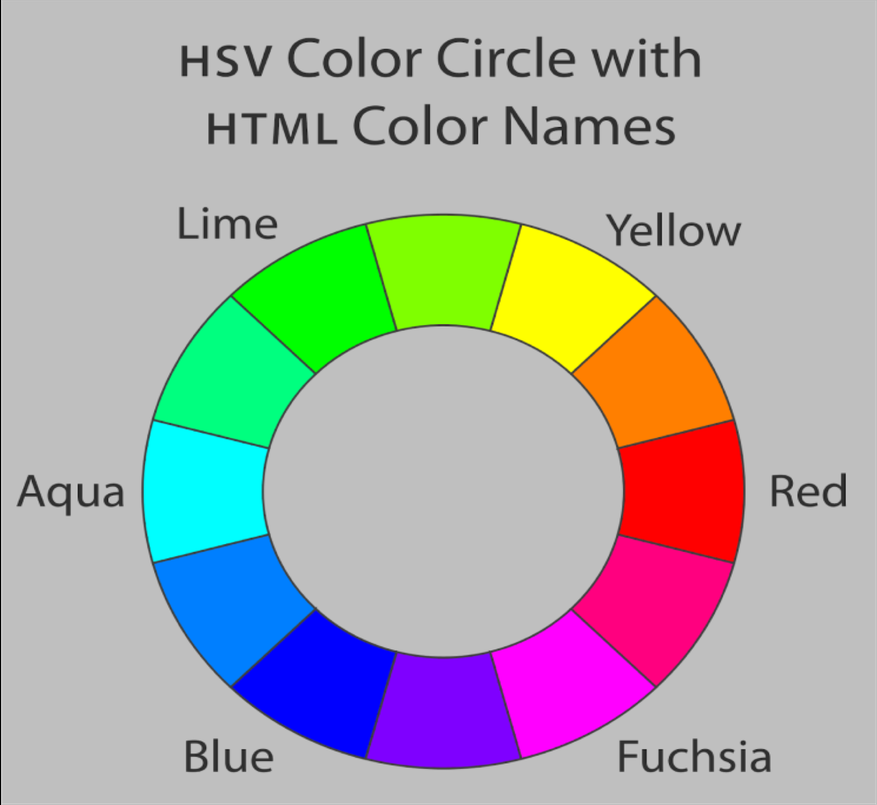
#> input picture Computer Lab 1/images/images/Figure2-a.png, 877 x 805 px, shrunk from 1458 x 1339 before the run
$ python 'Task 4.py'   (older library calls are emulated)
#> lines starting #> are read from the running program, lines starting #| are printed output that depends on the picture; after the words box and inside, x2 and y2 are one past the last pixel; in counts of white or black regions, pixels touching at a corner belong together; long printed decimals are rounded
import cv2
import os
import matplotlib.pyplot as plt
import numpy as np

# Load the Figure 2 a and b images and convert them to RGB images
dir_add = os.path.dirname(__file__)
image_add_a = os.path.abspath(os.path.join(dir_add, '..', 'images/images', 'Figure2-a.png'))
im_a = cv2.imread(image_add_a)
#> im_a is the input picture: shape (805, 877, 3); mean B, G, R 171.1, 171.1, 171.2
im_a = cv2.cvtColor(im_a, cv2.COLOR_BGR2RGB)
image_add_b = os.path.abspath(os.path.join(dir_add, '..', 'images/images', 'Figure2-b.png'))
im_b = cv2.imread(image_add_b)
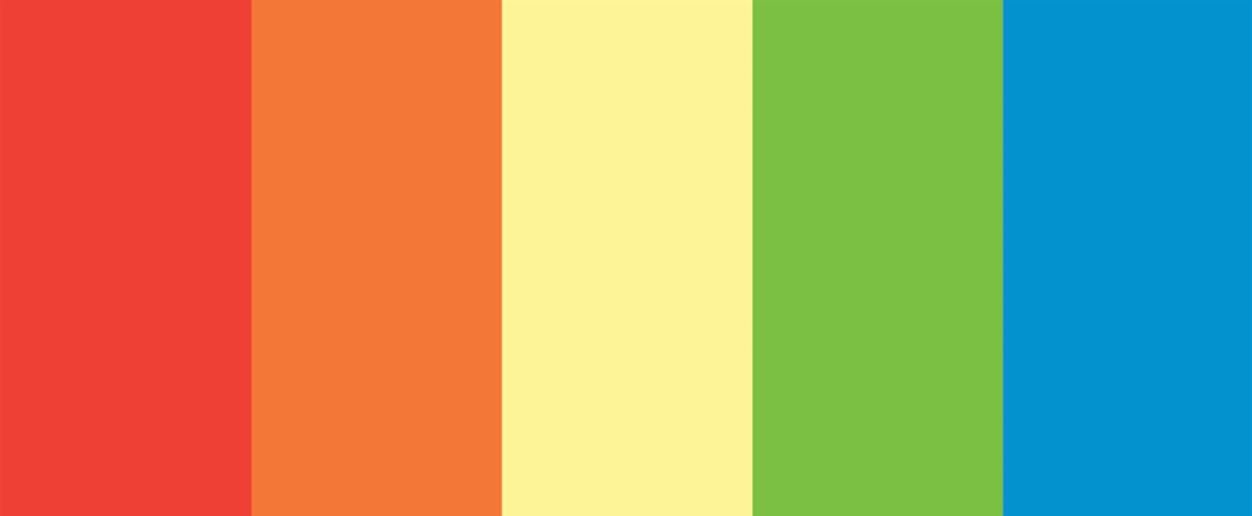
#> input picture Computer Lab 1/images/images/Figure2-b.png, 1252 x 516 px, shrunk from 2083 x 858 before the run
#> im_b is the input picture: shape (516, 1252, 3); mean B, G, R 106.5, 152.9, 172.5
im_b = cv2.cvtColor(im_b, cv2.COLOR_BGR2RGB)


'''
Function to convert the RGB image to YUV colour space
    Args:
        im          (ndarray) RGB input image
    Returns:
        im_conv     (ndarray) output Y,U,V color channels of image
'''
def myRGB2YUV(im):
    # Defining the constants
    W_R = 0.299
    W_B = 0.114
    W_G = 1 - W_B - W_R
    U_max = 0.436
    V_max = 0.615
    # Get RGB color channels
    R, G, B = cv2.split(im)
    # Using the formula, convert into YUV
    Y = W_R * R + W_G * G + W_B * B
    U = U_max * (B - Y) / (1 - W_B)
    V = V_max * (R - Y) / (1 - W_R)
    return Y, U, V


# Convert Fig.2(a) with cvRGB2YUV function written above
channels = myRGB2YUV(im_a)
# For viewing separate Y,U,V channels
channel_name = ('Y', 'U', 'V')
# Display the YUV channels generated using cvRGB2YUV function
fig, ax = plt.subplots(1, 3, sharex=True, sharey=True)
for i, ch in enumerate(channel_name):
    ax[i].imshow(channels[i])
    ax[i].set_title(ch + ' Channel')
# Remove x and y ticks
plt.xticks([])
plt.yticks([])
plt.show()

# Convert RGB image to YUV and separate them using inbuilt cv2 cvtColor function
im_yuv = cv2.cvtColor(im_a, cv2.COLOR_RGB2YUV)
#> im_yuv: shape (805, 877, 3); mean of channels 0, 1, 2 171.2, 128, 127.9
Y_cv = im_yuv[:, :, 0]
U_cv = im_yuv[:, :, 1]
V_cv = im_yuv[:, :, 2]
channels_cv = (Y_cv, U_cv, V_cv)
# Display the YUV channels of image produced by cv2
fig, ax = plt.subplots(1, 3, sharex=True, sharey=True)
for i, ch in enumerate(channel_name):
    ax[i].imshow(channels_cv[i])
    ax[i].set_title(ch + ' Channel (cv2)')
# Remove x and y ticks
plt.xticks([])
plt.yticks([])
plt.show()

# Using Canny edge detector to get regions in the image with 1 pixel thick edges
im_edges = cv2.Canny(im_b, cv2.CV_64F, 100, 200)
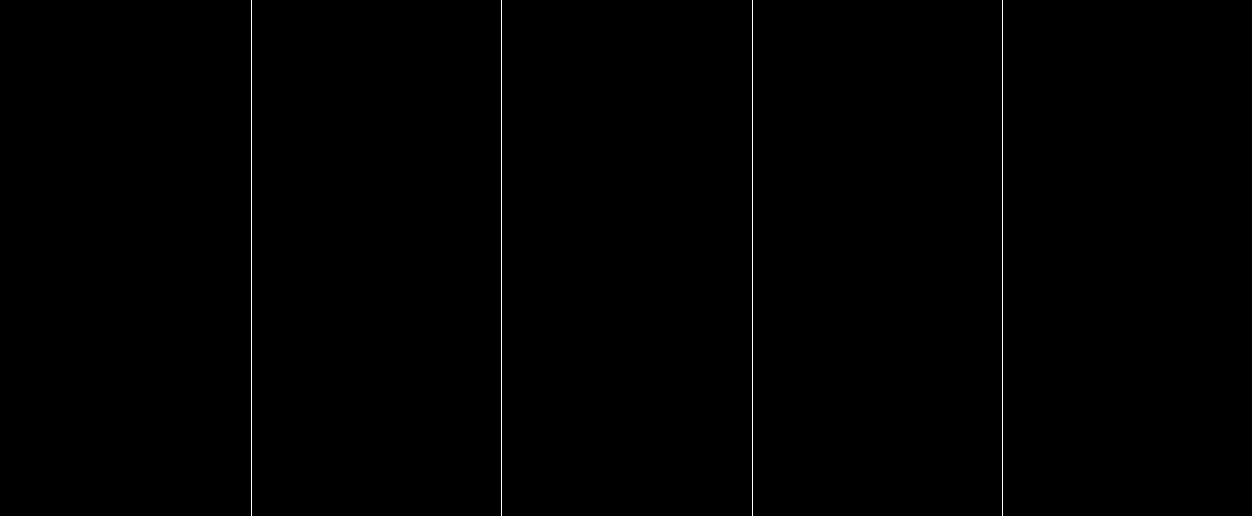
#> im_edges: shape (516, 1252); 0.32% white in thin lines or dots, all inside (x1, y1, x2, y2) = (251, 0, 1003, 516)

# Uncomment to display the edges
'''
plt.imshow(im_edges, cmap="gray")
plt.show()
'''


'''
Helper function to find average intensity (y) given y channel of image
    Args:
        im_y        (ndarray) the y intensity channel of an image
    Prints:
        avg_y       (ndarray) prints the computer average intensity for each of the 5 regions in image
'''
def find_avg_y(im_y):
    # Stores the average y values
    avg_y = []
    # Loop over the image's row to get average y values
    for i in range(im_edges.shape[1]):
        # Check if pixel represents edge
        if im_edges.item(0, i) != 0:
            # If it is edge then the next pixel in row is not edge and part of region
            # As each region will have same intensity hence taking only 1 value is same as average intensity
            avg_y.append(im_y[0, i + 1])
    # Print the intensities
    print(avg_y)


# Using my RGB to YUV function defined above to find the average Y values
im_y, _, _ = myRGB2YUV(im_b)
#> in myRGB2YUV (call 2), `R, G, B = cv2.split(im)`:
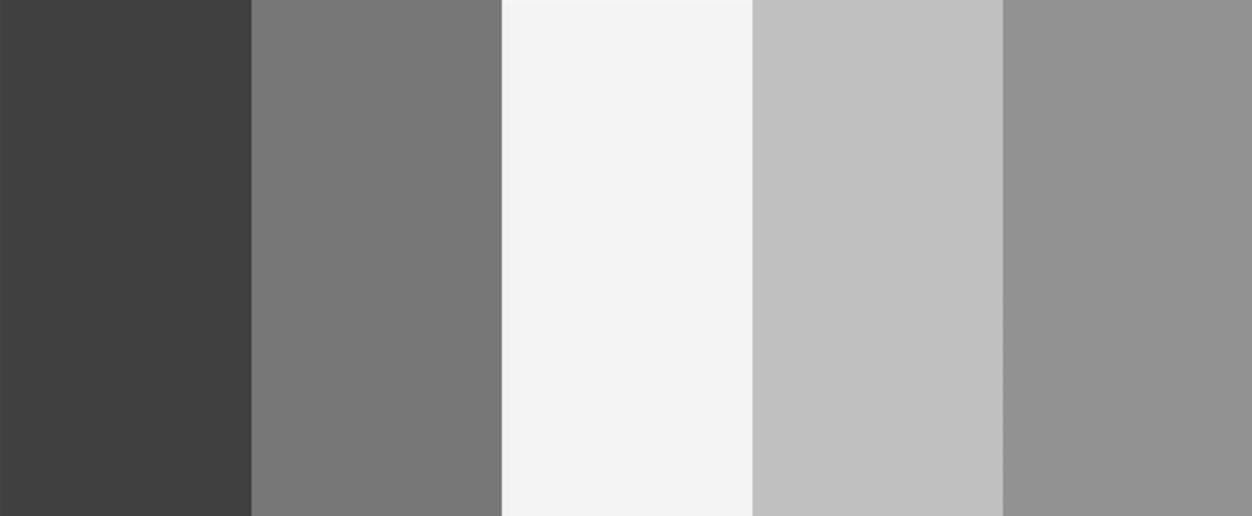
#> G: shape (516, 1252); min 62, max 250, mean 152.9
#> in myRGB2YUV (call 2), `R, G, B = cv2.split(im)`:
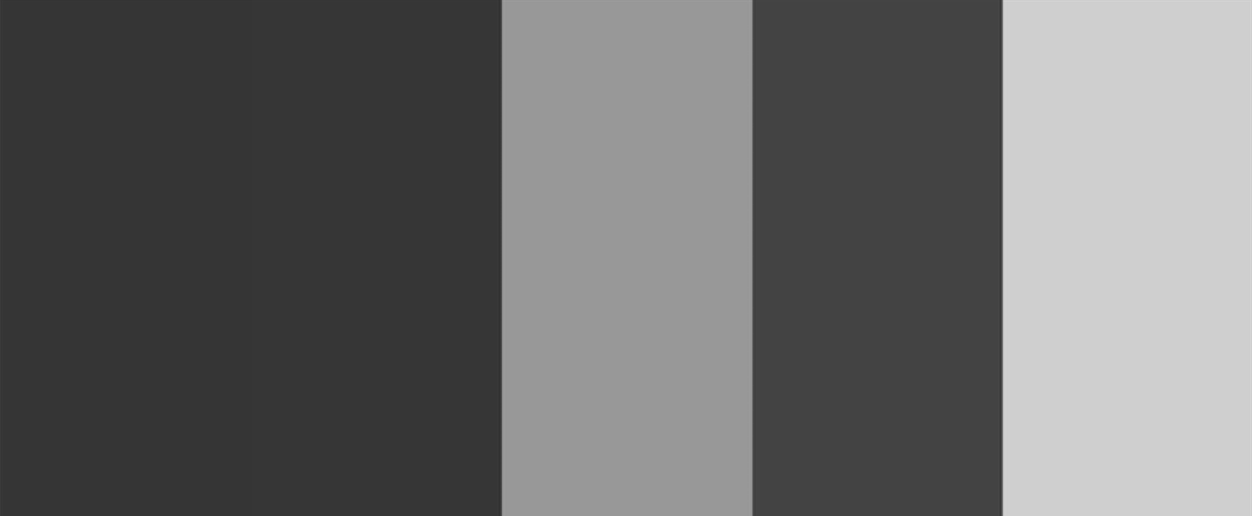
#> B: shape (516, 1252); min 49, max 216, mean 106.5
#> in myRGB2YUV (call 2), `Y = W_R * R + W_G * G + W_B * B`:
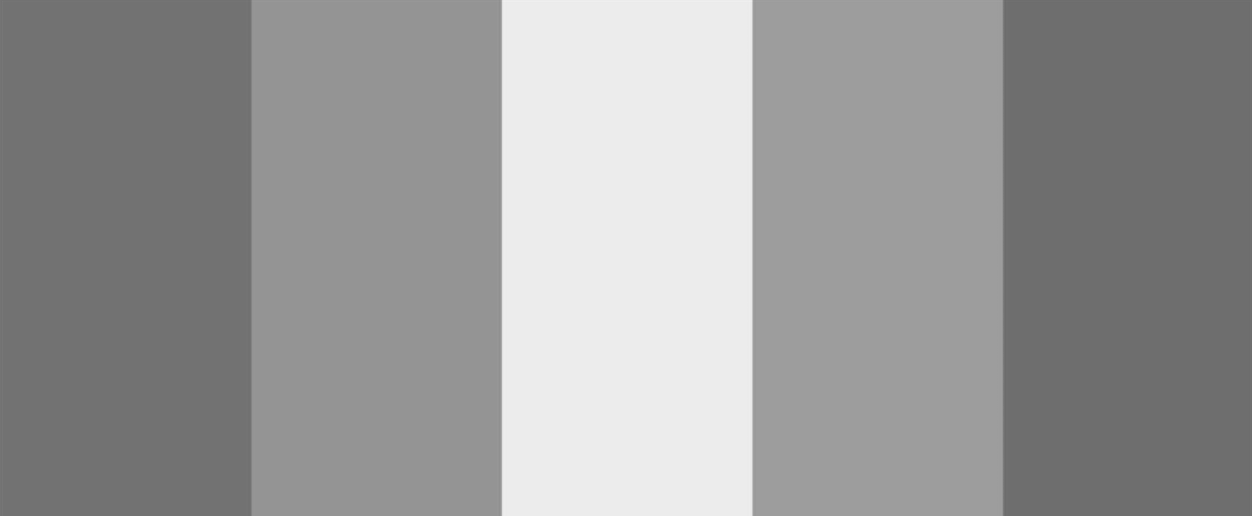
#> Y: shape (516, 1252) float64; min 107.5, max 240.9, mean 153.5
#> in myRGB2YUV (call 2), `U = U_max * (B - Y) / (1 - W_B)`:
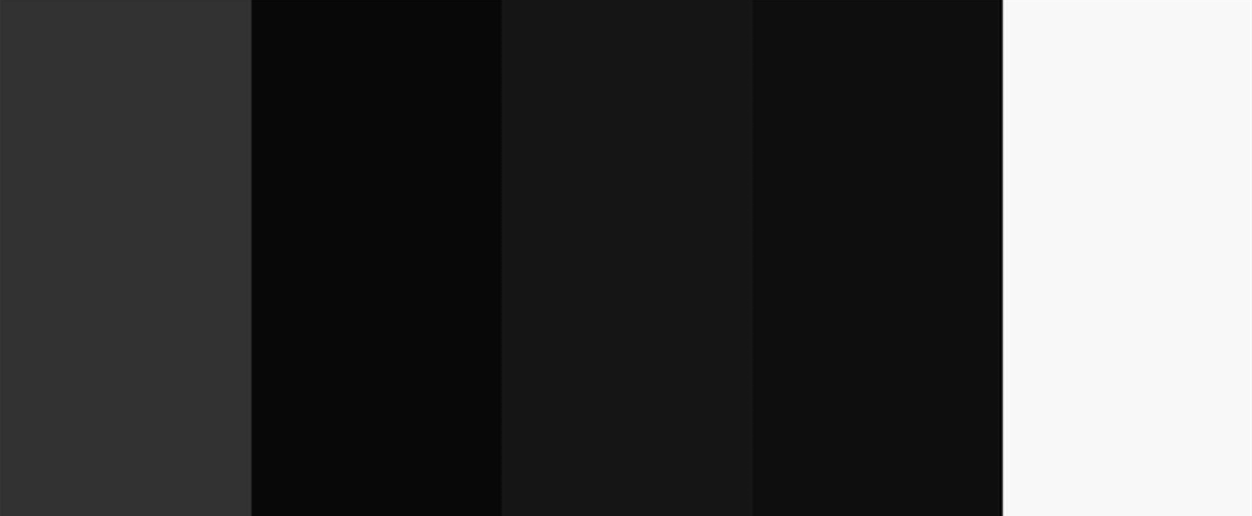
#> U: shape (516, 1252) float64; min -50.02, max 49.97, mean -23.1; drawn with min black and max white
#> in myRGB2YUV (call 2), `V = V_max * (R - Y) / (1 - W_R)`:
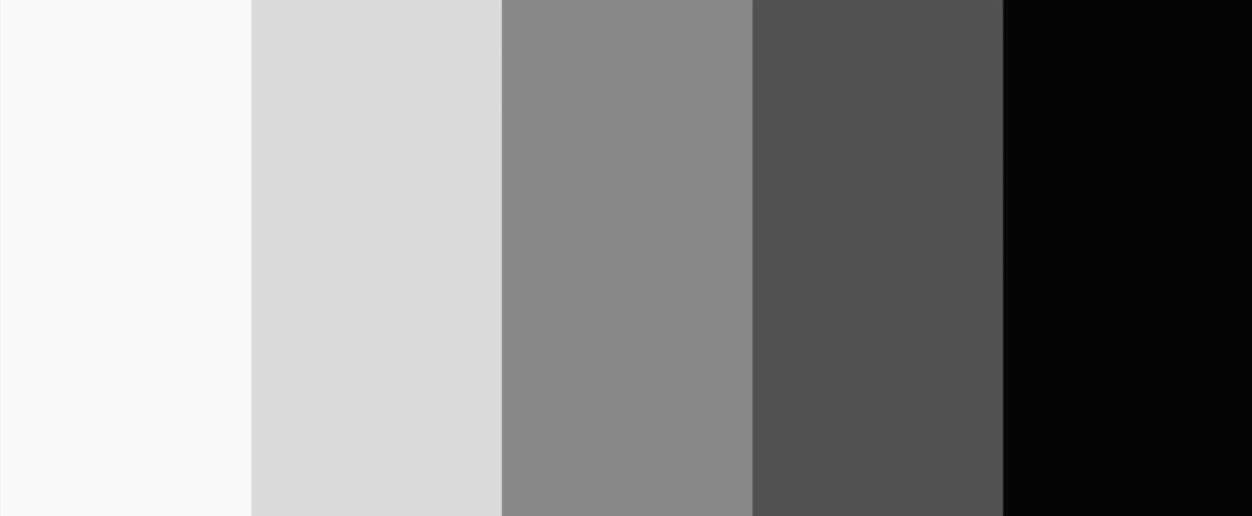
#> V: shape (516, 1252) float64; min -97.42, max 113, mean 16.7; drawn with min black and max white
find_avg_y(im_y)
#> after the loop in find_avg_y, `for i in range(im_edges.shape[1]):`: avg_y = [147.5, 223.6, 160.3, 123.2]
#| [147.492, 223.557, 160.255, 123.246]
# Using cv2 find the average Y values to compare with my values
im_yuv = cv2.cvtColor(im_b, cv2.COLOR_RGB2YUV)
#> im_yuv: shape (516, 1252, 3); mean of channels 0, 1, 2 153.4, 104.9, 144.6
im_y = im_yuv[:, :, 0]
find_avg_y(im_y)
#| [147, 224, 160, 123]
